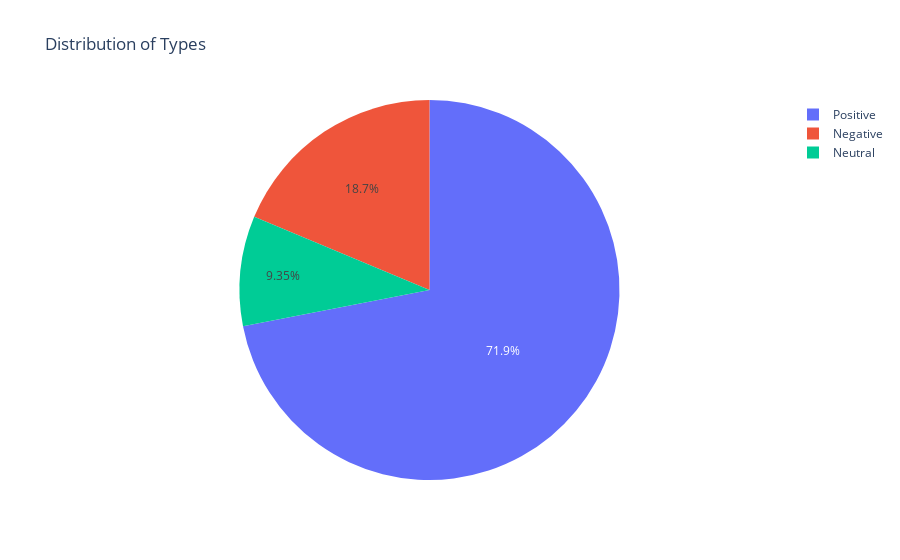

Here is the notebook cell this chart was saved with:
### Code cell
# Checking the distribution of types
temp_df=new_df.Type.value_counts()
fig=go.Figure(go.Pie(labels=temp_df.index, values=temp_df.values))
fig.update_layout(title_text="Distribution of Types",
                  autosize=False)
fig.show()

### Figure 1 — Plotly figure (JSON) as saved in the notebook; plotly's stock layout.template omitted (floating-point values rounded to 4 significant figures)
{"data": [{"labels": ["Positive", "Negative", "Neutral"], "type": "pie", "values": [100, 26, 13]}], "layout": {"autosize": false, "title": {"text": "Distribution of Types"}}}
